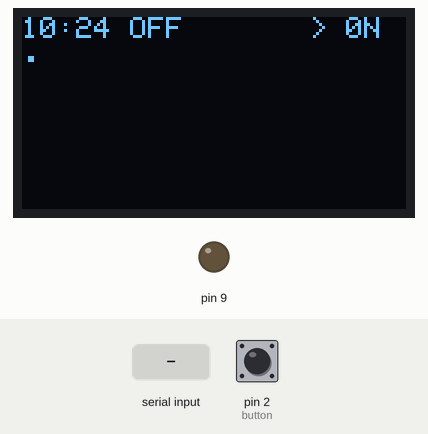
Simulated run of this sketch. Board: Arduino Uno, built with avr-gcc and run on an emulated ATmega328P. On the bench: 128×64 one-colour display, output pins drawn as LEDs (lit = HIGH). The inputs (shaded band) are chosen by the test bench; at power-on: pin 2 (button) LOW. The display library's start-up logo is not drawn; the local clock reads 2024-03-15 10:24:30 at power-on unless the sketch sets it; EEPROM starts erased.

Above: at 3.2 s.
3.3 s: pin 2 (button) pulled HIGH for 0.15 s
At 4.1 s:
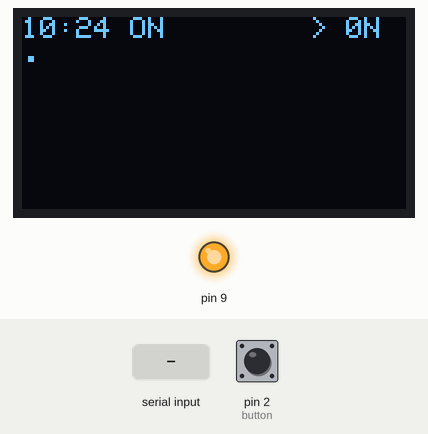
4.9 s: "f" received over Serial
At 5.2 s:
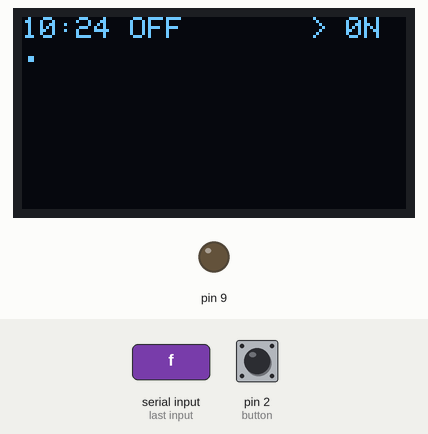
6.4 s: "o" received over Serial
At 7.6 s:
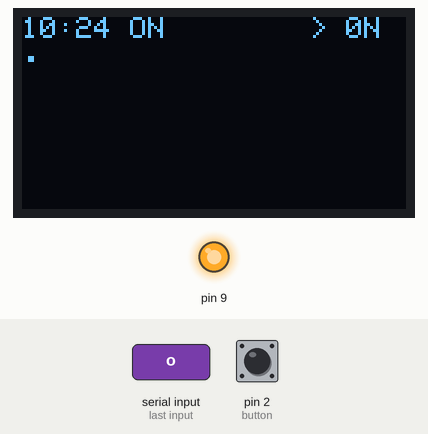
7.9 s: "c" received over Serial
At 31.0 s:
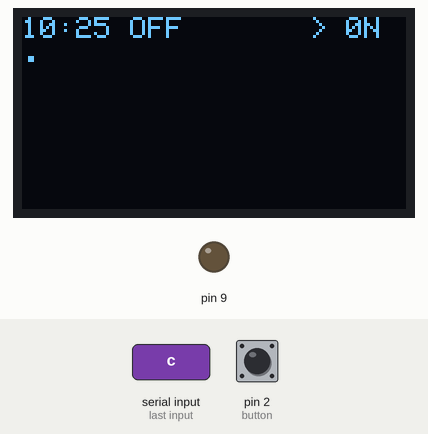
Timing chart, 0 to 31.5 s (numbered marks = the images above; inputs shaded):
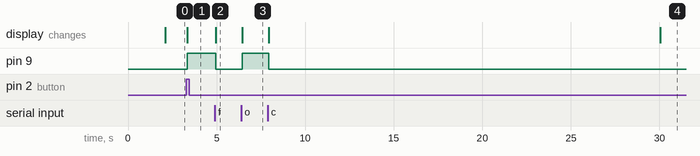

The sketch:

ARelay.ino
```cpp
/*
 * ARelay. Arduino Relay with extras.
 *
 */

#include "Relay.h"
#include "Button.h"
#include "BTSerial.h"
#include "Oled.h"
#include "ARTC.h"
#include "AEEPROM.h"

Relay relay(9);    // Relay attached on pin 9
Button button(2);   // Button attached on pin 2
BTSerial btserial(9600); // data rate bps
Oled oled;
ARTC rtc;
AEEPROM eeprom;

char message[23] = "00:00 ON  06:00 > OFF.";
                 // 012345678901234567890 1rs line oled display

char amessage[7] = "EEPROM"; // "06:00o"; // alarm readed from EEPROM or BT Serial

void setup() {
  relay.setup();
  button.setup();
  btserial.setup();
  oled.setup();
  eeprom.eget(amessage); // Read the Alarm stored in the EEPROM
  msetAlarmRelay('e');   // Set the 'e' Alarm readed from the EEPROM in ARelay

}

void loop() {
  // if the button is pressed change the state of the Relay.
  if(button.pressed()) relay.changeState();

  // read from the Serial line an then execute then command.
  menu(btserial.BTread());

  // if it is Alarm time then set the Relay to the AlarmRelayState.
  if(rtc.checkAlarm())
   relay.setState(rtc.getAlarmRelayState());

  // set the Hour and Minutes to the message variable.
  rtc.setHourTimeToMessage(message);

  // set the Relay State to the message variable.
  relay.setRelayStateToMessage(message);

  // display message on oled screen.
  oled.println(message);

  // digitalWrite on relayPin the relayState.
  relay.writeState();
}

void menu(char op){
  switch(op){
    case 'h': menuHelp(); break;
    case 'o': relay.setState(1); break;
    case 'f': relay.setState(0); break;
    case 'c': relay.changeState(); break;
    case 'i': btserial.BTprintln(message);break;
    case 'a': msetAlarmRelay('a'); break;
  }
}

void menuHelp(){
  btserial.BTprintln("Help: ");
  btserial.BTprintln(" h: Show this help ");
  btserial.BTprintln(" i: ARelay info ");
  btserial.BTprintln(" o: Relay set ON ");
  btserial.BTprintln(" f: Relay set OFF ");
  btserial.BTprintln(" c: Change Relay state ");
  btserial.BTprintln(" a: Alarm Relay Ex a06:00o Alarm at 6:00 relay ON.");
}


 void msetAlarmRelay(char a){
  // 'a' option from menu has been selected.
  // 'e' option for reading alarm from EEPROM

  //a. Alarm Relay. Ex a06:00o. Alarm at 6:00 relay ON

  char c;
  //char sAlarm[6] = "00:00";

  if(a=='a'){
    for (int i=0; i<6; i++){
      do{
        amessage[i] = btserial.BTread();
      }while(amessage[i] == ' ');
      // sometimes there are not data avaible and
      // btserial.BTread() returns ' '.
    } //else  (a == 'e') // Called from setup reading alarm from EEPROM
  }

  rtc.setAlarmRelay(amessage);

  // Read the Relay State must be set when the Alarms triggers
  //c = btserial.BTread();
  c = amessage[5];
  if( c == 'o') {
    rtc.setAlarmRelayState(1);
  }
  else if (c == 'f'){
    rtc.setAlarmRelayState(0);
  }

  // Write to EEPROM
  eeprom.eput(amessage);
}
```

AEEPROM.cpp
```cpp
#include "Arduino.h"
#include "AEEPROM.h"

void AEEPROM::eget(char *amessage){
  // Read from the EEPROM and set the Alarm
  EEPROM.get(eeAddress, EAlarm);

  for(int i=0; i<5; i++){
    amessage[i] = EAlarm.alarm[i];
  }

  if(EAlarm.ARelayState){
    amessage[5] = 'o';
  }else{
    amessage[5] = 'f';
  }

}

void AEEPROM::eput(char *amessage){

  for(int i=0; i<5; i++){
    EAlarm.alarm[i] = amessage[i];
  }

  if(amessage[5] == 'o'){
    EAlarm.ARelayState = 1;
  }else{ // amessage[5] = 'f';
    EAlarm.ARelayState = 0;
  }

  EEPROM.put(eeAddress, EAlarm);
}
```

AEEPROM.h
```cpp
#ifndef _AEEPROM_h
#define _AEEPROM_h

 #include <EEPROM.h>
 #include "Arduino.h"

 class AEEPROM{
  struct EEPROMAlarm {
   char alarm[6]; // 00:00
   int ARelayState; // 1 > On, 0 > Off
  } EAlarm {"06:00",1};

  //EEPROMAlarm EAlarm {"06:00",1};

  int eeAddress = 0; //EEPROM address to start reading from

  public:
  void eget(char *amessage); // Read from the EEPROM and set the Alarm
  void eput(char *amessage);  // Write an Alarm to the EEPROM
 };


#endif
```

ARTC.cpp
```cpp
 #include "Arduino.h"
 #include "ARTC.h"

  void ARTC::setHourTimeToMessage(char *message){
    int n0Hour, n1Hour, n0Minute, n1Minute;

    if (RTC.read(tm)) {
      n0Hour = tm.Hour/10;
      n1Hour = tm.Hour-(n0Hour*10);

      n0Minute = tm.Minute/10;
      n1Minute = tm.Minute-(n0Minute*10);

      message[0]=n0Hour+'0';
      message[1]=n1Hour+'0';
      message[3]=n0Minute+'0';
      message[4]=n1Minute+'0';
    }

    message[10]=alarm[0];
    message[11]=alarm[1];
    message[12]=alarm[2];
    message[13]=alarm[3];
    message[14]=alarm[4];

    if(ARelayState){
      message[18]='0';
      message[19]='N';
      message[20]=' ';
    }else{
      message[18]='O';
      message[19]='F';
      message[20]='F';
    }

  }

  int ARTC::checkAlarm(){
    // check if the time is the same of the Alarm
    // ATriggered. To avoid multiple calls during the alarm (one minute)

    int n0Hour, n1Hour, n0Minute, n1Minute;
    int isAlarm = 0;

    char hourMinute[6] = "00:00";

    if (RTC.read(tm)) {
      n0Hour = tm.Hour/10;
      n1Hour = tm.Hour-(n0Hour*10);

      n0Minute = tm.Minute/10;
      n1Minute = tm.Minute-(n0Minute*10);
      hourMinute[0]=n0Hour+'0';
      hourMinute[1]=n1Hour+'0';
      hourMinute[3]=n0Minute+'0';
      hourMinute[4]=n1Minute+'0';
    }

    int i = 0;
    while(i<6 && alarm[i] == hourMinute[i]) i++;
    if (i==6){
        if(!ATriggered) isAlarm = 1;
        ATriggered = 1;
      }else{
        ATriggered = 0;
      }

    return isAlarm;
  }

  int ARTC::getAlarmRelayState(){
    return ARelayState;
  }

  void ARTC::setAlarmRelayState(int state){
    ARelayState = state;
  }

  void ARTC::setAlarmRelay(char *malarm){
    alarm[0] = malarm[0];
    alarm[1] = malarm[1];
    alarm[2] = malarm[2];
    alarm[3] = malarm[3];
    alarm[4] = malarm[4];
  }
```

ARTC.h
```cpp
#ifndef _ARTC_h
#define _ARTC_h

#include <Wire.h>
#include <Time.h>
#include <DS1307RTC.h>
#include "Arduino.h"

 class ARTC{
  tmElements_t tm;
  char alarm[6]="ALARM"; // 00:00
  int ARelayState = 0; // 1 > On, 0 > Off
  int ATriggered = 0; // To avoid multiple calls during the alarm (one minute)

  public:
  void setHourTimeToMessage(char *message);
  int checkAlarm();
  int getAlarmRelayState();
  void setAlarmRelayState(int state);
  void setAlarmRelay(char *malarm);
 };

#endif
```

BTSerial.cpp
```cpp
 #include "Arduino.h"
 #include "BTSerial.h"

  BTSerial::BTSerial(int bps){
    bps = bps;
  }

  void BTSerial::setup(){
    // initialize the speed of the serial line
      Serial.begin(bps);
  }

  char BTSerial::BTread(){
    char rxChar = ' ';
    if(Serial.available()){
      rxChar = Serial.read();
    }
    return rxChar;
  }

  void BTSerial::BTprintln(char *message){
    Serial.println(message);
  }
```

BTSerial.h
```cpp
#ifndef _BTSerial_h
#define _BTSerial_h

 #include "Arduino.h"


class BTSerial{
  char rxChar;        //  serial readings
  int bps = 9600;     // data rate

  public:
  BTSerial(int bps);  // Button constructor initializes button object variables
  void setup();     // setup the button object
  char BTread();    // Returns char
  void BTprintln(char *message);  // print
};

#endif
```

Button.cpp
```cpp
/*
 * Button OOP (Object Oriented Programming)
 * Turns on and off the relay, when a pushbutton attached to pin 2 is pressed.
 *
 * The circuit:
 * Relay attached to pin 9
 * pushbutton attached to pin 2 from +5V
 * 10K resistor attached to pin 2 from ground
 *
 */

 #include "Arduino.h"
 #include "Button.h"

  Button::Button(int pin){
    //Button constructor initializes button object variables
    buttonPin = pin;

    buttonState = LOW;         // variable for reading the pushbutton status
  }

  void Button::setup(){
    // initialize the pushbutton pin as an input:
    pinMode(buttonPin, INPUT);
  }

  int Button::pressed(){
    // Returns 1 if the button is pressed

    int pressed = 0;
    int lastButtonState = buttonState;     // previous state of the button

    buttonState = digitalRead(buttonPin);
    if (lastButtonState == HIGH && buttonState == LOW){
      buttonDownMs = millis();
    }else if (lastButtonState == LOW && buttonState == HIGH){
      if (millis() - buttonDownMs < 50){
        // ignore this for debonce
      }else{
        pressed = 1;
      }
    }
    return pressed;
  }
```

Button.h
```cpp
/*
 * Button OOP (Object Oriented Programming)
 * Turns on and off the relay, when a pushbutton attached to pin 2 is pressed.
 *
 * The circuit:
 * Relay attached to pin 9
 * pushbutton attached to pin 2 from +5V
 * 10K resistor attached to pin 2 from ground
 *
 */

#ifndef _Button_h
#define _Button_h

 #include "Arduino.h"


class Button{
  int buttonPin;     // the number of the pushbutton pin

  // variables will change:
  int buttonState = 0;         // variable for reading the pushbutton status
  unsigned long buttonDownMs;  // to avoid bouncing recording number of ms button is down


  public:
  Button(int pin);  // Button constructor initializes button object variables
  void setup();     // setup the button object
  int pressed();    // Returns 1 if the button is pressed
};

#endif
```

Oled.cpp
```cpp
 #include "Arduino.h"
 #include "Oled.h"

 #define OLED_RESET 4
 Adafruit_SSD1306 display(OLED_RESET);


 Oled::Oled(){
  }

  void Oled::setup(){

  // by default, we'll generate the high voltage from the 3.3v line internally! (neat!)
  display.begin(SSD1306_SWITCHCAPVCC, 0x3C);  // initialize with the I2C addr 0x3D (for the 128x64)
  // init done

  // Show image buffer on the display hardware.
  // Since the buffer is intialized with an Adafruit splashscreen
  // internally, this will display the splashscreen.
  display.display();
  delay(2000);
  // Clear the buffer.
  display.clearDisplay();
  }

  void Oled::println(char *msg){
    display.clearDisplay();
    // text display tests
    display.setTextSize(1);
    display.setTextColor(WHITE);
    display.setCursor(0,0);
    display.println(msg);
    display.display();
  }
```

Oled.h
```cpp
#ifndef _Oled_h
#define _Oled_h
#include <SPI.h>
#include <Wire.h>
#include <Adafruit_GFX.h>
#include <Adafruit_SSD1306.h>


#define XPOS 0
#define YPOS 1

 #include "Arduino.h"

 class Oled{

  public:
  Oled();
  void setup();
  void println(char *msg);
 };

#endif
```

Relay.cpp
```cpp
 #include "Arduino.h"
 #include "Relay.h"


 Relay::Relay(int pin){
    relayPin = pin;
    relayState = 0;
  }

  void Relay::setup(){
    // initialize the Relay pin as an output:
    pinMode(relayPin, OUTPUT);
  }

  void Relay::changeState(){
    if(relayState == 0){
      relayState = 1;
    }else{
      relayState = 0;
    }
  }

  void Relay::setState(int state){
    relayState = state;
  }

  int Relay::getState(){
    return relayState;
  }

  void Relay::writeState(){
    digitalWrite(relayPin, relayState);
  }

  void Relay::setRelayStateToMessage(char *message){

    if(relayState) {
      message[7]='N';
      message[8]=' ';
    }else{
      message[7]='F';
      message[8]='F';
    }
  }
```

Relay.h
```cpp
#ifndef _Relay_h
#define _Relay_h

 #include "Arduino.h"

 class Relay{
  int relayPin;        // the number of the Relay pin

  int relayState;     // state of the Relay

  public:
  Relay(int pin);
  void setup();
  void changeState();
  void setState(int state);
  int getState();
  void writeState();
  void setRelayStateToMessage(char *message);
 };


#endif
```

Measured:
- after the input at 3.3 s, pin 9: LOW → HIGH after 0.05 s; the display: changes after 0.05 s (image 1)
- after the input at 4.9 s, pin 9: HIGH → LOW at once; the display: changes at once (image 2)
- after the input at 6.4 s, pin 9: LOW → HIGH at once; the display: changes at once (image 3)
- after the input at 7.9 s, pin 9: HIGH → LOW after 0.05 s; the display: first changes after 0.05 s (image 4 shows a later state)
